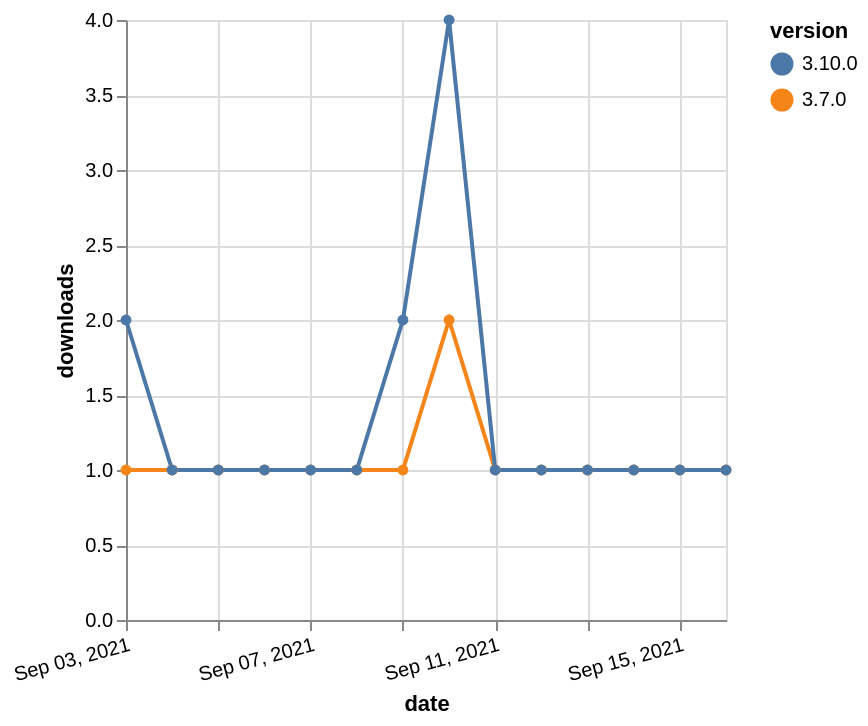

Specify this chart in Vega-Lite:
### Vega-Lite specification from a JSON file in a GitHub repository (floating-point values rounded to 4 significant figures)
{"$schema": "https://vega.github.io/schema/vega-lite/v5.json", "description": "A simple bar chart with embedded data.", "data": {"values": [{"date": "2021-09-03", "total": 306, "delta": 1, "version": "3.7.0"}, {"date": "2021-09-04", "total": 307, "delta": 1, "version": "3.7.0"}, {"date": "2021-09-05", "total": 308, "delta": 1, "version": "3.7.0"}, {"date": "2021-09-06", "total": 309, "delta": 1, "version": "3.7.0"}, {"date": "2021-09-07", "total": 310, "delta": 1, "version": "3.7.0"}, {"date": "2021-09-08", "total": 311, "delta": 1, "version": "3.7.0"}, {"date": "2021-09-09", "total": 312, "delta": 1, "version": "3.7.0"}, {"date": "2021-09-10", "total": 314, "delta": 2, "version": "3.7.0"}, {"date": "2021-09-11", "total": 315, "delta": 1, "version": "3.7.0"}, {"date": "2021-09-12", "total": 316, "delta": 1, "version": "3.7.0"}, {"date": "2021-09-13", "total": 317, "delta": 1, "version": "3.7.0"}, {"date": "2021-09-14", "total": 318, "delta": 1, "version": "3.7.0"}, {"date": "2021-09-15", "total": 319, "delta": 1, "version": "3.7.0"}, {"date": "2021-09-16", "total": 320, "delta": 1, "version": "3.7.0"}, {"date": "2021-09-03", "total": 303, "delta": 2, "version": "3.10.0"}, {"date": "2021-09-04", "total": 304, "delta": 1, "version": "3.10.0"}, {"date": "2021-09-05", "total": 305, "delta": 1, "version": "3.10.0"}, {"date": "2021-09-06", "total": 306, "delta": 1, "version": "3.10.0"}, {"date": "2021-09-07", "total": 307, "delta": 1, "version": "3.10.0"}, {"date": "2021-09-08", "total": 308, "delta": 1, "version": "3.10.0"}, {"date": "2021-09-09", "total": 310, "delta": 2, "version": "3.10.0"}, {"date": "2021-09-10", "total": 314, "delta": 4, "version": "3.10.0"}, {"date": "2021-09-11", "total": 315, "delta": 1, "version": "3.10.0"}, {"date": "2021-09-12", "total": 316, "delta": 1, "version": "3.10.0"}, {"date": "2021-09-13", "total": 317, "delta": 1, "version": "3.10.0"}, {"date": "2021-09-14", "total": 318, "delta": 1, "version": "3.10.0"}, {"date": "2021-09-15", "total": 319, "delta": 1, "version": "3.10.0"}, {"date": "2021-09-16", "total": 320, "delta": 1, "version": "3.10.0"}]}, "width": "container", "mark": {"type": "line", "point": {"filled": true}}, "encoding": {"x": {"field": "date", "type": "temporal", "timeUnit": "yearmonthdate", "title": "date", "axis": {"labelAngle": -15}}, "y": {"field": "delta", "type": "quantitative", "title": "downloads"}, "color": {"field": "version", "type": "nominal"}, "tooltip": {"field": "delta"}}}
